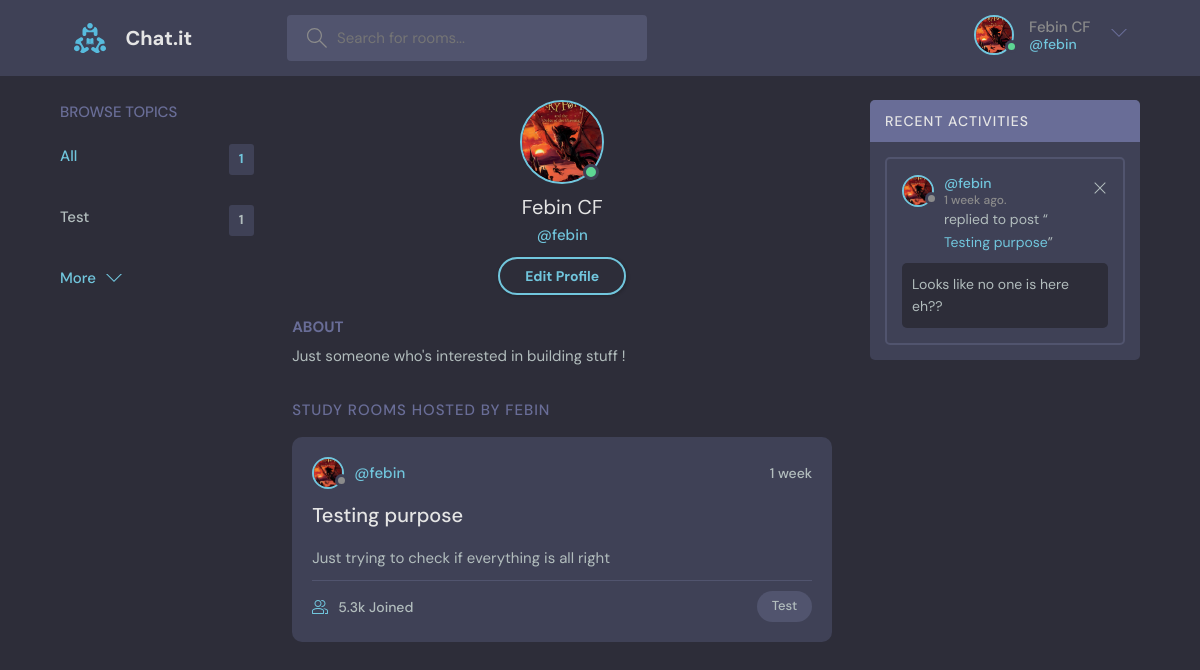
The app's page /profile/1/ (signed in) with its own data.
### room/models.py (models this page shows, shortened)
class User(AbstractUser):
    name = models.CharField(max_length=64)
    email = models.EmailField(unique=True)
    bio = models.TextField(null=True)
    avatar = models.ImageField(null=True, default='avatar.svg')
    USERNAME_FIELD = 'email'
    REQUIRED_FIELDS = []

class Topic(models.Model):
    name = models.CharField(max_length=64)

class Room(models.Model):
    name = models.CharField(max_length=200)
    description = models.TextField(null=True, blank=True)
    updated_at = models.DateTimeField(auto_now=True)
    created_at = models.DateTimeField(auto_now_add=True)
    host = models.ForeignKey(User, on_delete=models.SET_NULL, null=True, related_name="created_rooms")
    participants = models.ManyToManyField(User, related_name="participants", blank=True)
    topic = models.ForeignKey(Topic, on_delete=models.SET_NULL, null=True, related_name="rooms")
    class Meta:
        ordering = ['-updated_at', '-created_at']

class Message(models.Model):
    user = models.ForeignKey(User, on_delete=models.CASCADE, related_name="user_messages")
    room = models.ForeignKey(Room, on_delete=models.CASCADE, related_name="room_messages")
    body = models.TextField()
    updated_at = models.DateTimeField(auto_now=True)
    created_at = models.DateTimeField(auto_now_add=True)
    class Meta:
        ordering = ['-updated_at', '-created_at']

### room/views.py (the view)
# urls.py: path("profile/<int:user_id>/", views.userProfile, name="profile"),
@login_required(login_url="/login")
def userProfile(request, user_id):
    user = User.objects.get(pk=user_id)
    rooms = user.created_rooms.all() # Rooms hosted by the selected user
    topics = Topic.objects.all()
    user_messages = user.user_messages.all()
    return render(request, 'room/profile.html', {
        "user": user,
        "rooms": rooms,
        "room_messages": user_messages,
        "topics": topics,
    })

### room/templates/room/profile.html (shortened to what this page needs)
{% extends 'room/layout.html' %}
{% load static %}
{% block content %}
  <main class="profile-page layout layout--3">
    <div class="container">
      {% include 'room/components/topic_component.html' %}
      <div class="roomList">
        <div class="profile">
          <div class="profile__avatar">
            <div class="avatar avatar--large active">
              <img src="{{ user.avatar.url }}" />
            </div>
          </div>
          <div class="profile__info">
            <h3>{{ user.name }}</h3>
            <p>@{{ user.username }}</p>
            {% if request.user == user %}<a href="{% url 'room:edit-user' %}" class="btn btn--main btn--pill">Edit Profile</a>{% endif %}
          </div>
          <div class="profile__about">
            <h3>About</h3>
            <p>
              {{ user.bio }}
            </p>
          </div>
        </div>
        <div class="roomList__header">
          <div>
            <h2>Study Rooms Hosted by {{ user.username }}</a>
            </h2>
          </div>
        </div>
        {% for room in rooms %}
        <div class="roomListRoom">
          <div class="roomListRoom__header">
            <a href="{% url 'room:profile' room.host.id %}" class="roomListRoom__author">
              <div class="avatar avatar--small">
                <img src="{{ room.host.avatar.url }}" />
              </div>
              <span>@{{ room.host.username }}</span>
            </a>
            <div class="roomListRoom__actions">
              <span>{{ room.updated_at | timesince }}</span>
            </div>
          </div>
          <div class="roomListRoom__content">
            <a href="{% url 'room:room' room.id %}">{{ room.name }}</a>
            <p>
                {{ room.description }}
            </p>
          </div>
          <div class="roomListRoom__meta">
            <a href="{% url 'room:room' room.id %}" class="roomListRoom__joined">
              5.3k Joined
            </a>
            <p class="roomListRoom__topic">{{ room.topic.name }}</p>
          </div>
        </div>
        {% endfor %}
      </div>
      {% include 'room/components/activity_component.html' %}
    </div>
  </main>
{% endblock %}

### room/templates/room/layout.html (shortened to what this page needs)
<!DOCTYPE html>
{% load static %}
<html lang="en">
  <head>
    <link rel="stylesheet" href="{% static 'styles/style.css' %}" type="text/css"/>
</head>
<body style="overflow-x: hidden;">
    {% include 'room/components/navbar_component.html' %}
    {% block content %}
    {% endblock %}
</body>
</html>

### room/templates/room/components/navbar_component.html (shortened to what this page needs)
{% load static %}
<header class="header header--loggedIn">
    <div class="container">
      <a href="{% url 'room:home' %}" class="header__logo">
        <img src="{% static 'assets/logo.svg' %}" />
        <h1>Chat.it</h1>
      </a>
      <form class="header__search" action="{% url 'room:home' %}" method="post">
        <label>
          <input placeholder="Search for rooms..." name="q"/>
        </label>
      </form>
      <nav class="header__menu">
        {% if not request.user.is_authenticated %}
            <a href="{% url 'room:login' %}">
            <img src="{% static 'images/avatar.svg' %}" />
            <p>Login</p>
            </a>
        {% else %}
        <div class="header__user">
          <a href="{% url 'room:profile' request.user.id %}">
            <div class="avatar avatar--medium active">
              <img src="{{request.user.avatar.url}}" />
            </div>
            <p>{{ request.user.name }}<span>@{{ request.user.username }}</span></p>
          </a>
          <button class="dropdown-button">
            <svg version="1.1" xmlns="http://www.w3.org/2000/svg" width="32" height="32" viewBox="0 0 32 32">
              <title>chevron-down</title>
              <path d="M16 21l-13-13h-3l16 16 16-16h-3l-13 13z"></path>
            </svg>
          </button>
        </div>
      </nav>
      {% endif %}
    </div>
  </header>

### room/templates/room/components/topic_component.html
<div class="topics">
    <div class="topics__header">
      <h2>Browse Topics</h2>
    </div>
    <ul class="topics__list">
      <li>
        <a href="/" class="active">All <span>{{ rooms.all.count }}</span></a>
      </li>
        {% for topic in topics %}
        <li>
          <a href="{% url 'room:home' %}?q={{topic.name}}">{{topic.name}} <span>{{ topic.rooms.all.count }}</span></a>
        </li>
        {% endfor %}
    </ul>
    <a class="btn btn--link" href="{% url 'room:topics' %}">
      More
      <svg version="1.1" xmlns="http://www.w3.org/2000/svg" width="32" height="32" viewBox="0 0 32 32">
        <title>chevron-down</title>
        <path d="M16 21l-13-13h-3l16 16 16-16h-3l-13 13z"></path>
      </svg>
    </a>
  </div>

### room/templates/room/components/activity_component.html
<div class="activities">
    <div class="activities__header">
      <h2>Recent Activities</h2>
    </div>
    {% for message in room_messages %}
        <div class="activities__box">
        <div class="activities__boxHeader roomListRoom__header">
            <a href="{% url 'room:profile' message.user.id %}" class="roomListRoom__author">
            <div class="avatar avatar--small">
                <img src="{{ message.user.avatar.url }}" />
            </div>
            <p>
                @{{ message.user.username }}
                <span>{{ message.updated_at | timesince }} ago.</span>
            </p>
            </a>
            {% if request.user == message.user %}
            <div class="roomListRoom__actions">
            <a href="{% url 'room:delete-message' message.room.id message.id %}">
                <svg version="1.1" xmlns="http://www.w3.org/2000/svg" width="32" height="32" viewBox="0 0 32 32">
                <title>remove</title>
                <path
                    d="M27.314 6.019l-1.333-1.333-9.98 9.981-9.981-9.981-1.333 1.333 9.981 9.981-9.981 9.98 1.333 1.333 9.981-9.98 9.98 9.98 1.333-1.333-9.98-9.98 9.98-9.981z"
                ></path>
                </svg>
            </a>
            </div>
            {% endif %}
        </div>
        <div class="activities__boxContent">
            <p>replied to post “<a href="{% url 'room:room' message.room.id %}">{{ message.room.name }}</a>”</p>
            <div class="activities__boxRoomContent">
            {{ message.body }}
            </div>
        </div>
        </div>
    {% endfor %}
  </div>

### records on screen
User: user.avatar (picture), user.name "Febin CF", user.username "febin", all.count "1", avatar (picture), name "Febin CF", username "febin", bio "Just someone who's interested in building stuff !", username "FEBIN"
Topic: name "Test", rooms.all.count "1"
Room: host.avatar (picture), host.username "febin", updated_at "1 week", name "Testing purpose", description "Just trying to check if everything is all right", topic.name "Test"
Message: user.avatar (picture), user.username "febin", updated_at "1 week", room.name "Testing purpose", body "Looks like no one is here eh??"
